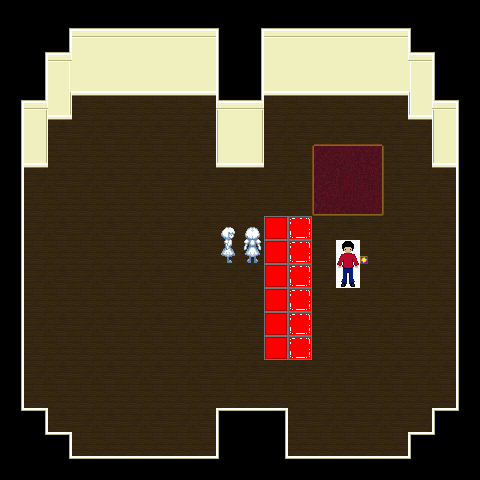

This game map was drawn from its Tiled (.tmx) file and the tilesets committed beside it. A one-line description and the trimmed map source follow:
An orthogonal 20x20 tile map with 24x24 px tiles, 3 tile layers (Tile Layer 1, Tile Layer 2, Tile Layer 3), 3 tilesets.

<map version="1.0" orientation="orthogonal" renderorder="right-down" width="20" height="20" tilewidth="24" tileheight="24" nextobjectid="1">
 <tileset firstgid="1" name="walls" tilewidth="24" tileheight="24" tilecount="64">
  <image source="../sprites/walls.png" width="192" height="192" />
 </tileset>
 <tileset firstgid="65" name="Floor Tiles" tilewidth="24" tileheight="24" tilecount="42">
  <image source="../sprites/Floor Tiles.png" width="168" height="144" />
 </tileset>
 <tileset firstgid="107" name="special" tilewidth="96" tileheight="96" tilecount="16">
  <tile id="0">
   <image width="48" height="96" source="../sprites/Bed.png" />
  </tile>
  <tile id="1">
   <image width="48" height="72" source="../sprites/Bookshelf.png" />
  </tile>
  <tile id="2">
   <image width="24" height="24" source="../sprites/bucket.png" />
  </tile>
  <tile id="3">
   <image width="96" height="72" source="../sprites/Drawer.png" />
  </tile>
  <tile id="4">
   <image width="24" height="24" source="../sprites/Note.png" />
  </tile>
  <tile id="5">
   <image width="24" height="24" source="../sprites/paint_overlay_dry.png" />
  </tile>
  <tile id="6">
   <image width="24" height="24" source="../sprites/paint_overlay_wet.png" />
  </tile>
  <tile id="7">
   <image width="15" height="24" source="../sprites/Stool.png" />
  </tile>
  <tile id="8">
   <image width="48" height="48" source="../sprites/table.png" />
  </tile>
  <tile id="9">
   <image width="8" height="8" source="../sprites/tiny_sun_framed.png" />
  </tile>
  <tile id="10">
   <image width="24" height="48" source="../sprites/animations/main_char_front_0.png" />
  </tile>
  <tile id="11">
   <image width="24" height="48" source="../sprites/animations/sam_back_0.png" />
  </tile>
  <tile id="12">
   <image width="24" height="48" source="../sprites/animations/sam_front_0.png" />
  </tile>
  <tile id="13">
   <image width="24" height="48" source="../sprites/animations/sam_left_0.png" />
  </tile>
  <tile id="14">
   <image width="24" height="48" source="../sprites/animations/sam_right_0.png" />
  </tile>
  <tile id="15">
   <image width="24" height="24" source="../sprites/red_paint_TEST.png" />
  </tile>
 </tileset>
 <layer name="Tile Layer 1" width="20" height="20">
  <data>[400 cells, 400 non-empty, 4 distinct tile ids]</data>
 </layer>
 <layer name="Tile Layer 2" width="20" height="20">
  <data>[400 cells, 177 non-empty, 35 distinct tile ids]</data>
 </layer>
 <layer name="Tile Layer 3" width="20" height="20">
  <data>[400 cells, 16 non-empty, 6 distinct tile ids]</data>
 </layer>
</map>
